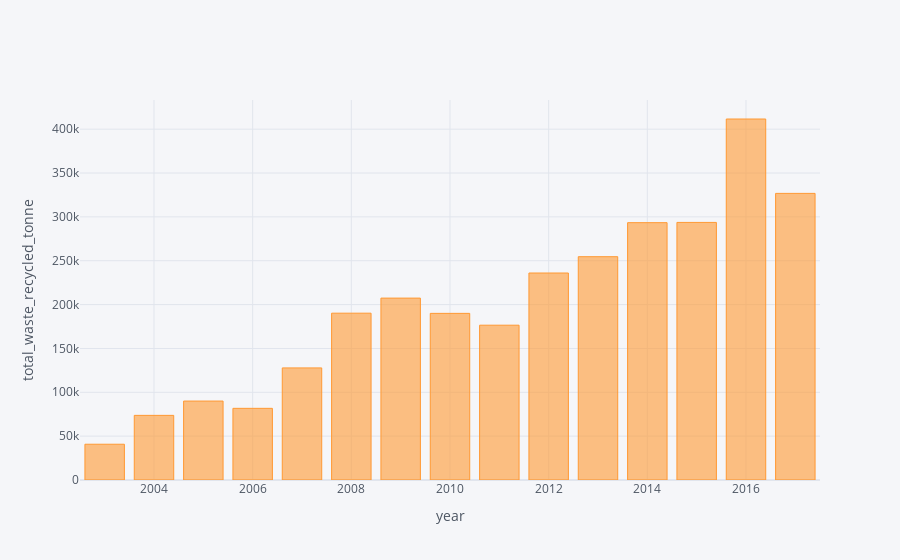

Notebook code cell kept with this figure:
### Code cell
wood.iplot(x = 'year', y = 'total_waste_recycled_tonne', kind= 'bar', xTitle = 'year' , yTitle= 'total_waste_recycled_tonne')

### Figure 1 — Plotly figure (JSON) as saved in the notebook; plotly's stock layout.template omitted (floating-point values rounded to 4 significant figures)
{"data": [{"marker": {"color": "rgba(255, 153, 51, 0.6)", "line": {"color": "rgba(255, 153, 51, 1.0)", "width": 1}}, "name": "total_waste_recycled_tonne", "orientation": "v", "text": "", "type": "bar", "x": [2013, 2012, 2011, 2010, 2009, 2008, 2007, 2006, 2005, 2004, 2003, 2016, 2015, 2014, 2017], "y": [254600, 236000, 176500, 190000, 207400, 190200, 127800, 81700, 90000, 73700, 40800, 411600, 293700, 293400, 326800]}], "layout": {"legend": {"bgcolor": "#F5F6F9", "font": {"color": "#4D5663"}}, "paper_bgcolor": "#F5F6F9", "plot_bgcolor": "#F5F6F9", "title": {"font": {"color": "#4D5663"}}, "xaxis": {"gridcolor": "#E1E5ED", "showgrid": true, "tickfont": {"color": "#4D5663"}, "title": {"font": {"color": "#4D5663"}, "text": "year"}, "zerolinecolor": "#E1E5ED"}, "yaxis": {"gridcolor": "#E1E5ED", "showgrid": true, "tickfont": {"color": "#4D5663"}, "title": {"font": {"color": "#4D5663"}, "text": "total_waste_recycled_tonne"}, "zerolinecolor": "#E1E5ED"}}}
